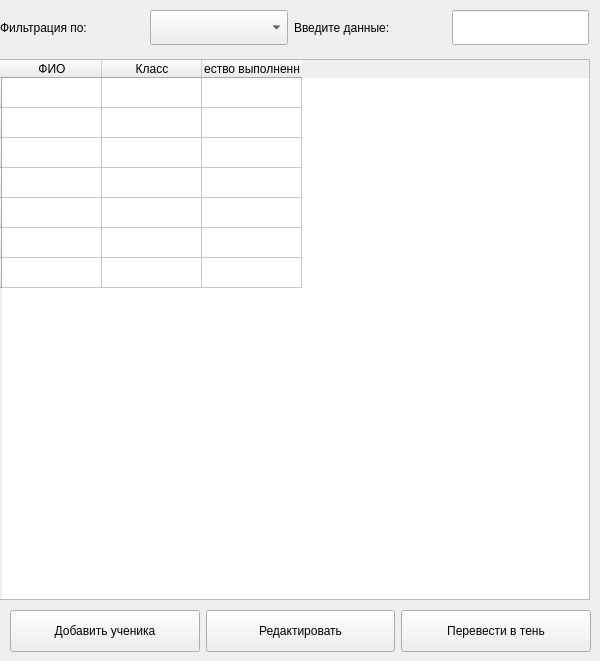
      <widget class="QWidget" name="tab_students">
       <attribute name="icon">
        <iconset resource="res1.qrc">
         <normaloff>:/icons/Ученики.png</normaloff>:/icons/Ученики.png</iconset>
       </attribute>
       <attribute name="title">
        <string/>
       </attribute>
       <widget class="QTableWidget" name="students_table">
        <property name="geometry">
         <rect>
          <x>-1</x>
          <y>59</y>
          <width>591</width>
          <height>541</height>
         </rect>
        </property>
        <property name="styleSheet">
         <string notr="true"/>
        </property>
        <row>
         <property name="text">
          <string/>
         </property>
        </row>
        <row>
         <property name="text">
          <string/>
         </property>
        </row>
        <row>
         <property name="text">
          <string/>
         </property>
        </row>
        <row>
         <property name="text">
          <string/>
         </property>
        </row>
        <row>
         <property name="text">
          <string/>
         </property>
        </row>
        <row>
         <property name="text">
          <string/>
         </property>
        </row>
        <row>
         <property name="text">
          <string/>
         </property>
        </row>
        <column>
         <property name="text">
          <string>ФИО</string>
         </property>
        </column>
        <column>
         <property name="text">
          <string>Класс</string>
         </property>
        </column>
        <column>
         <property name="text">
          <string>Количество выполненных ДЗ</string>
         </property>
        </column>
       </widget>
       <widget class="QWidget" name="layoutWidget_6">
        <property name="geometry">
         <rect>
          <x>10</x>
          <y>610</y>
          <width>581</width>
          <height>42</height>
         </rect>
        </property>
        <layout class="QHBoxLayout" name="horizontalLayout_11">
         <item>
          <widget class="QPushButton" name="students_pushButton_add">
           <property name="sizePolicy">
            <sizepolicy hsizetype="Expanding" vsizetype="Expanding">
             <horstretch>0</horstretch>
             <verstretch>0</verstretch>
            </sizepolicy>
           </property>
           <property name="minimumSize">
            <size>
             <width>0</width>
             <height>40</height>
            </size>
           </property>
           <property name="text">
            <string>Добавить ученика</string>
           </property>
          </widget>
         </item>
         <item>
          <widget class="QPushButton" name="students_pushButton_edit">
           <property name="sizePolicy">
            <sizepolicy hsizetype="Expanding" vsizetype="Expanding">
             <horstretch>0</horstretch>
             <verstretch>0</verstretch>
            </sizepolicy>
           </property>
           <property name="minimumSize">
            <size>
             <width>0</width>
             <height>40</height>
            </size>
           </property>
           <property name="text">
            <string>Редактировать</string>
           </property>
          </widget>
         </item>
         <item>
          <widget class="QPushButton" name="students_pushButton_shadow">
           <property name="sizePolicy">
            <sizepolicy hsizetype="Expanding" vsizetype="Expanding">
             <horstretch>0</horstretch>
             <verstretch>0</verstretch>
            </sizepolicy>
           </property>
           <property name="minimumSize">
            <size>
             <width>0</width>
             <height>40</height>
            </size>
           </property>
           <property name="text">
            <string>Перевести в тень</string>
           </property>
          </widget>
         </item>
        </layout>
       </widget>
       <widget class="QLabel" name="students_label_input">
        <property name="geometry">
         <rect>
          <x>294</x>
          <y>10</y>
          <width>152</width>
          <height>35</height>
         </rect>
        </property>
        <property name="text">
         <string>Введите данные:</string>
        </property>
       </widget>
       <widget class="QLineEdit" name="students_lineEdit_input">
        <property name="geometry">
         <rect>
          <x>452</x>
          <y>10</y>
          <width>137</width>
          <height>35</height>
         </rect>
        </property>
       </widget>
       <widget class="QComboBox" name="students_comboBox_filter">
        <property name="geometry">
         <rect>
          <x>150</x>
          <y>10</y>
          <width>138</width>
          <height>35</height>
         </rect>
        </property>
        <property name="minimumSize">
         <size>
          <width>70</width>
          <height>0</height>
         </size>
        </property>
        <item>
         <property name="text">
          <string/>
         </property>
        </item>
        <item>
         <property name="text">
          <string>ФИО</string>
         </property>
        </item>
        <item>
         <property name="text">
          <string>Класс</string>
         </property>
        </item>
        <item>
         <property name="text">
          <string>Номер телефона</string>
         </property>
        </item>
       </widget>
       <widget class="QLabel" name="students_label_filter">
        <property name="geometry">
         <rect>
          <x>0</x>
          <y>10</y>
          <width>144</width>
          <height>35</height>
         </rect>
        </property>
        <property name="text">
         <string>Фильтрация по:</string>
        </property>
       </widget>
      </widget>
